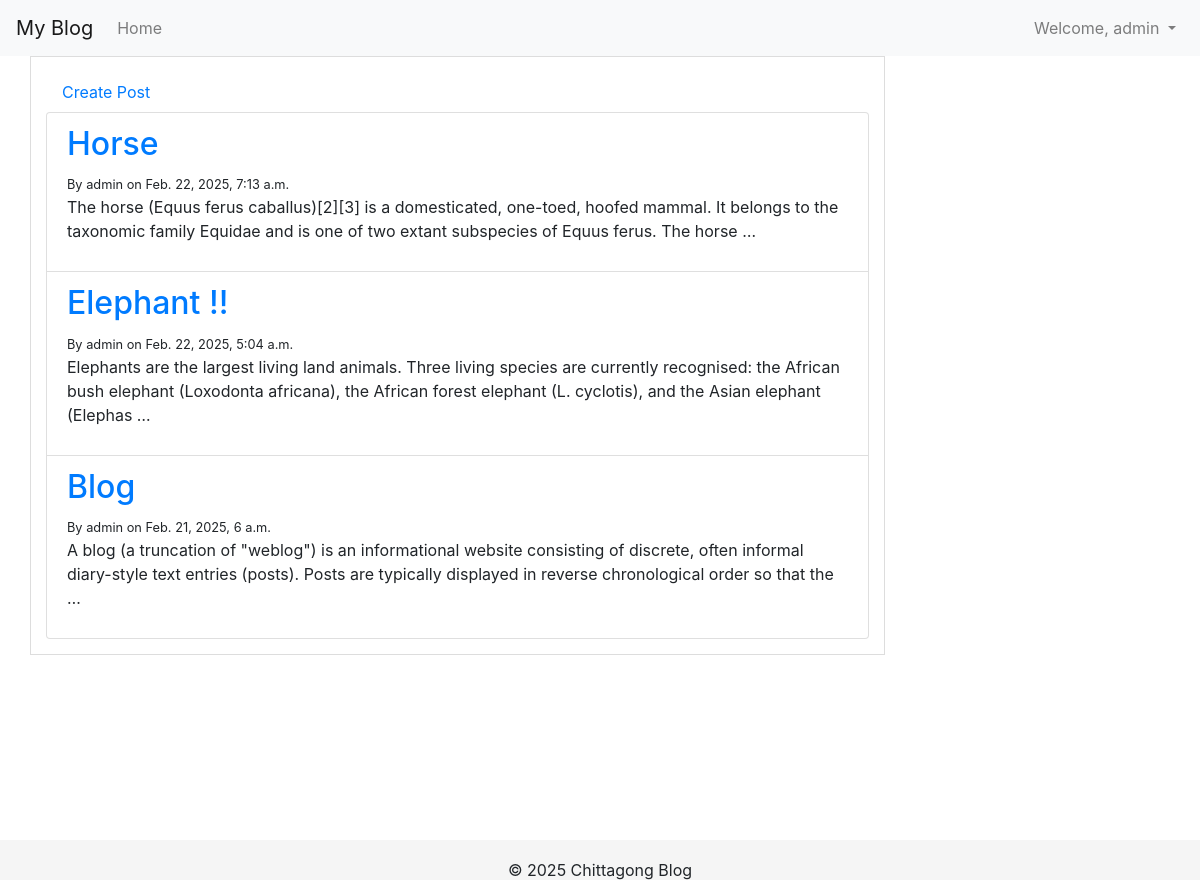
The app's page /myposts/ (signed in) with its own data.
### Blog/models.py (models this page shows, shortened)
class Post(models.Model):
    post_title = models.CharField(max_length=200)
    post_content = models.TextField()
    owner = models.ForeignKey(User, on_delete=models.CASCADE)
    created_date = models.DateTimeField(auto_now_add=True)
    updated_date = models.DateTimeField(auto_now=True)

### Blog/views.py (the view)
# urls.py: path("myposts/", myposts, name="myposts"),
@login_required
def myposts(request):
    posts = Post.objects.filter(owner=request.user).order_by("-created_date")
    return render(
        request,
        "blog/post_list.html",
        {"posts": posts},
    )

### Blog/templates/blog/post_list.html (shortened to what this page needs)
{% extends "blog/base.html" %}
{% block content %}
<a class ='nav-link' href="{% url 'post_create' %}">Create Post</a>
<ul class = 'list-group'>
    {%for post in posts %}
    <li class="list-group-item">
        <h2><a href="{% url 'post_details' post.id %}">{{ post.post_title }}</a></h2>
        <small>By {{ post.owner }} on {{ post.created_date}}</small>
        <p>{{ post.post_content| truncatewords:30}}</p>
    </li>
    {% empty%}
    <li> No posts found.</li>
    {% endfor %}
</ul>
{% endblock %}

### Blog/templates/blog/base.html (shortened to what this page needs)
<!DOCTYPE html>
<html lang="en">
<head>
    <link rel="stylesheet" href="https://stackpath.bootstrapcdn.com/bootstrap/4.5.2/css/bootstrap.min.css">
    <link rel="stylesheet" href="https://cdn.jsdelivr.net/npm/bootstrap-icons@1.7.2/font/bootstrap-icons.css">
</head>
<body>
    <nav class="navbar navbar-expand-lg navbar-light bg-light">
        <a class="navbar-brand" href="{%url 'myposts'%}">My Blog</a>
        <div class="collapse navbar-collapse" id="navbarNav">
            <ul class="navbar-nav mr-auto">
                <li class="nav-item">
                    <a class="nav-link" href="{%url 'post_list'%}">Home</a>
                </li>
            </ul>
            <ul class="navbar-nav ml-auto">
                {%if user.is_authenticated %}
                    <li class="nav-item dropdown">
                        <a class="nav-link dropdown-toggle" href="#" id="profileDropdown" role="button" data-toggle="dropdown" aria-haspopup="true" aria-expanded="false">
                            Welcome, {{ user.username }}
                        </a>
                    </li>
                    {% else %}
                    <li class="nav-item">
                        <a class="nav-link" href="login" onclick="openLoginModal(); return false;">Login</a>
                    </li>
                {% endif %}
            </ul>
        </div>
    </nav>
    <div class="container">
        <div class="row">
            <div class="blog-card col-md-9">
                {%block content%}
                {%endblock%}
            </div>
        </div>
    </div>
    <footer class="footer">
        <p>&copy; 2025 Chittagong Blog</p>
    </footer>
</body>
</html>

### Blog/templates/blog/base.html (style rules this page uses)
html { position: relative; min-height: 100%; }
body { margin-bottom: 60px; }
.navbar { position: sticky; top: 0; z-index: 1000; background-color: #f8f9fa; }
.blog-card { max-height: 90vh; overflow-y: auto; border: 1px solid #ddd; padding: 15px; margin-bottom: 20px; }
.footer { position: absolute; bottom: 0; width: 100%; height: 40px; line-height: 60px; background-color: #f5f5f5; text-align: center; }

### records on screen
Post: post_title "Horse", owner "admin", created_date "Feb. 22, 2025, 7:13 a.m.", post_content "The horse (Equus ferus caballus)[2][3] is a domesticated, one-toed, hoofed mammal. It belongs to the taxonomic family Equidae and is one of two extant subspecies of Equus ferus. The horse …"
Post: post_title "Elephant !!", owner "admin", created_date "Feb. 22, 2025, 5:04 a.m.", post_content "Elephants are the largest living land animals. Three living species are currently recognised: the African bush elephant (Loxodonta africana), the African forest elephant (L. cyclotis), and the Asian elephant (Elephas …"
Post: post_title "Blog", owner "admin", created_date "Feb. 21, 2025, 6 a.m.", post_content "A blog (a truncation of \"weblog\") is an informational website consisting of discrete, often informal diary-style text entries (posts). Posts are typically displayed in reverse chronological order so that the …"

### other values on screen
{{ user.username }} "admin"
